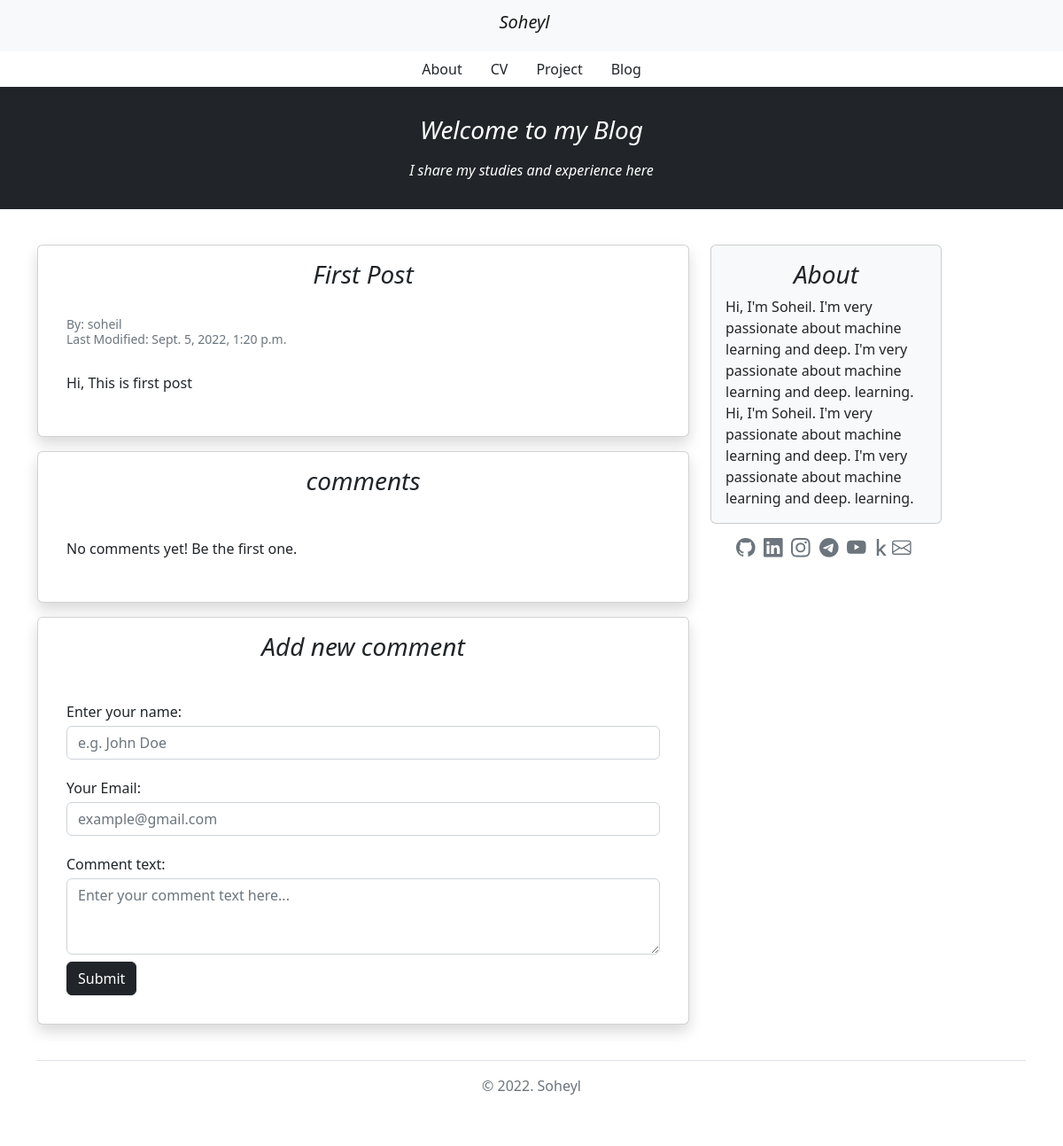
Page /blog/1/ on the committed database.
### blog/models.py (models this page shows, shortened)
class Post(models.Model):
    STATUS_CHOICES = (
        ('pub', 'Published'),
        ('drf', 'Draft'),
    )
    title = models.CharField(max_length=100)
    text = models.TextField()
    author = models.ForeignKey('auth.User', on_delete=models.CASCADE)
    datetime_create = models.DateTimeField(auto_now_add=True)
    datetime_modified = models.DateTimeField(auto_now=True)
    status = models.CharField(choices=STATUS_CHOICES, max_length=3)

### blog/views.py (the view)
# urls.py: path('<int:pk>/', views.post_detail_view, name='post_detail'),
def post_detail_view(request, pk):
    post = get_object_or_404(Post, pk=pk)
    return render(request, 'blog/post_detail.html', {'post': post})

### blog/templates/blog/post_detail.html (shortened to what this page needs)
{% extends '_base.html' %}
{% block container-fluid %}
    <h3 class="my-3 mt-3 text-white fst-italic text-center">Welcome to my Blog</h3>
    <p class="text-white fst-italic text-center">I share my studies and experience here</p>
{% endblock container-fluid %}
{% block content %}
    <div class="col-md-8">
        <div class="card shadow my-3 p-3">
            <div class="card-title">
                <h3 class="card-title fst-italic text-center">{{ post.title }}</h3>
            </div>
            <div class="card-body">
                <h4 class="card-subtitle mb-2 text-muted small py-1">By: {{ post.author }}<br>Last
                    Modified: {{ post.datetime_modified }}</h4>
                <p class="card-text py-3">
                    {{ post.text }}
                </p>
            </div>
        </div>
        <div class="card shadow my-3 p-3">
            <div class="card-title">
                <h3 class="card-title fst-italic text-center">comments</h3>
            </div>
            <div class="card-body">
                <p class="card-text py-3">
                    No comments yet! Be the first one.
                </p>
            </div>
        </div>
        <div class="card shadow my-3 p-3">
            <div class="card-title">
                <h3 class="card-title fst-italic text-center">Add new comment</h3>
            </div>
            <div class="card-body">
                <form method="POST">
                    <div class="form-group py-2">
                        <label class="py-1" for="author_name">Enter your name:</label>
                        <input type="text" class="form-control" placeholder="e.g. John Doe" name="author_name">
                    </div>
                    <div class="form-group py-2">
                        <label class="py-1" for="email">Your Email:</label>
                        <input type="email" class="form-control" placeholder="example@gmail.com" name="email">
                    </div>
                    <div class="form-group py-2">
                        <label class="py-1" for="comment_text">Comment text:</label>
                        <textarea class="form-control" name="text" rows="3"
                                  placeholder="Enter your comment text here..."></textarea>
                    </div>
                    <button type="submit" class="btn btn-dark">Submit</button>
                </form>
            </div>
        </div>
    </div>
{% endblock content %}

### rows in the picture
Post: title "First Post", author "soheil", datetime_modified "Sept. 5, 2022, 1:20 p.m.", text "Hi, This is first post"
